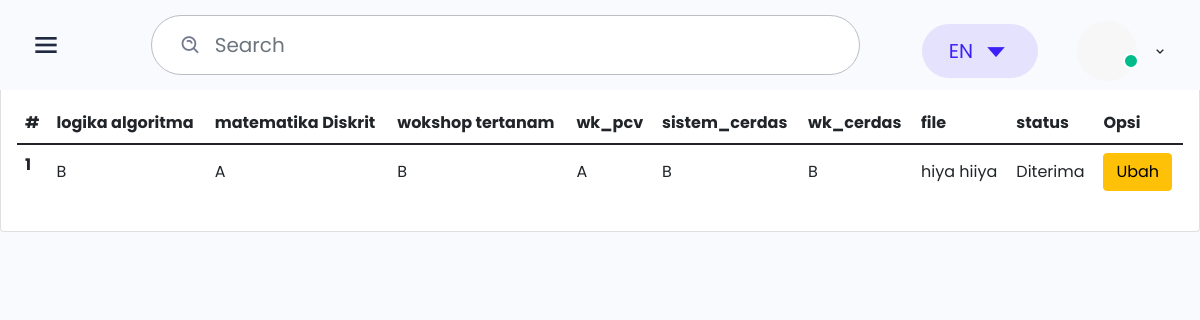
Page /id3/cek_status.php (signed in) on the earlier database version.
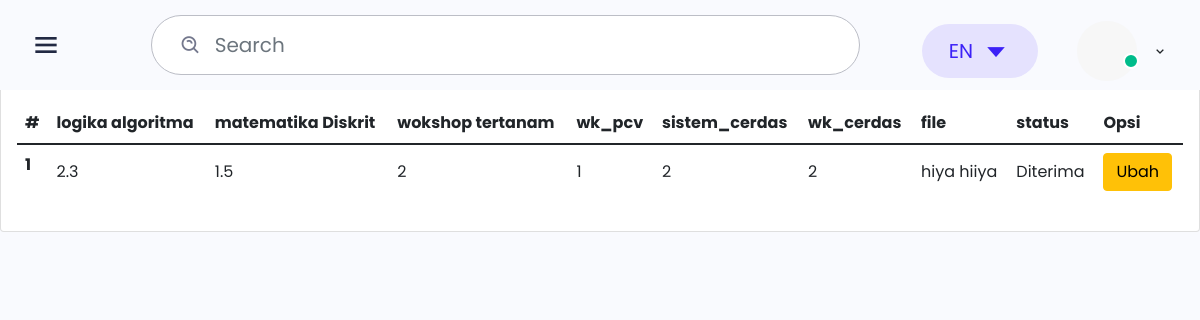
Same page on the later database version.
### tables this page shows
CREATE TABLE `mata_kuliah` (
  `id_matkul` int(11) NOT NULL,
  `logika_algoritma` float NOT NULL,
  `matematika_Diskrit` float NOT NULL,
  `wk_sistemtertanam` float NOT NULL,
  `wk_pcv` float NOT NULL,
  `sistem_cerdas` float NOT NULL,
  `wk_sistem_cerdas` float NOT NULL,
  `name` text NOT NULL,
  `file` varchar(50) NOT NULL,
  `id_status` int(3) NOT NULL DEFAULT '0',
  `id_nilai_skripsi` int(3) NOT NULL DEFAULT '0'
);

### id3/cek_status.php (the view, shortened to what the changed rows need)
<!DOCTYPE html>
<html lang="en">
<head>
    <link href='https://unpkg.com/boxicons@2.0.7/css/boxicons.min.css' rel='stylesheet'>
    <link rel="stylesheet" href="css/icons.min.css">
    <link rel="stylesheet" href="./css/bootstrap.min.css">
    <link rel="stylesheet" href="./css/grid.css">
    <link rel="stylesheet" href="./css/style.css">
    <link rel="stylesheet" href="./css/responsive.css">
    <link rel="stylesheet" href="./css/custom.css">
</head>
<body class="sidebar-expand">
                    <?php
                        include 'koneksi.php';
                        $username = $_SESSION['username'];
                        $sql   = "select * from mahasiswa where username = '$username' ";
                        $q     = mysqli_query($koneksi, $sql);
                        while ($r = mysqli_fetch_array($q)) {
                        $id_matkul2         = $r['id_matkul'];
}
                        ?>
    <div class="main">
<h1>Tegar karunia ilham</h1>
    <div class="card">
            <div class="card-body">
                <table class="table">
                    <thead>
                        <tr>
                            <th scope="col">#</th>
                            <th scope="col">logika algoritma</th>
                            <th scope="col">matematika Diskrit</th>
                            <th scope="col">wokshop tertanam</th>
                            <th scope="col">wk_pcv</th>
                            <th scope="col">sistem_cerdas</th>
                            <th scope="col">wk_cerdas</th>
                            <th scope="col">file</th>
                            <th scope="col">status</th>
                            <th scope="col">Opsi</th>
                        </tr>
                    </thead>
                    <tbody>
                        <?php
                        include 'koneksi.php';
                        $username = $_SESSION['username'];
                        $sql   = "select * from mahasiswa where username = '$username' ";
                        $q     = mysqli_query($koneksi, $sql);
                        while ($r = mysqli_fetch_array($q)) {
                        $id_matkul2         = $r['id_matkul'];
}
                        $sql2   = "select * from mata_kuliah WHERE id_matkul = $id_matkul2";
                        $q2     = mysqli_query($koneksi, $sql2);
                        $urut   = 1;
                        while ($r2 = mysqli_fetch_array($q2)) {
                            $logika_algoritma        = $r2['logika_algoritma'];
                            $matematika_Diskrit       = $r2['matematika_Diskrit'];
                            $wk_sistemtertanam     = $r2['wk_sistemtertanam'];
                            $wk_pcv   = $r2['wk_pcv'];
                            $sistem_cerdas     = $r2['sistem_cerdas'];
                            $wk_sistem_cerdas  = $r2['wk_sistem_cerdas'];
                            $file     = $r2['file'];
                        ?>
                            <tr>
                                <th scope="row"><?php echo $urut++ ?></th>
                                <td scope="row"><?php echo $logika_algoritma ?></td>
                                <td scope="row"><?php echo $matematika_Diskrit ?></td>
                                <td scope="row"><?php echo $wk_sistemtertanam ?></td>
                                <td scope="row"><?php echo $wk_pcv ?></td>
                                <td scope="row"><?php echo $sistem_cerdas ?></td>
                                <td scope="row"><?php echo $wk_sistem_cerdas ?></td>
                                <td scope="row"><?php echo $file ?></td>
                                <td scope="row">Diterima</td>
                                <td><a href="document_view.php?id_file=,?php echo$sb['id_file']?>" class="btn btn-warning" title="Ubah"style="box-shadow: 8px ">Ubah</a></td>
                            </tr>
                        <?php
                        }
                        ?>
                    </tbody>
                </table>
            </div>
        </div>
    </div>
</body>
</html>

Differences in the rows shown:
changed mata_kuliah "hiya hiiya": logika_algoritma "B" → "2.3"; matematika_Diskrit "A" → "1.5"; wk_sistemtertanam "B" → "2"; wk_pcv "A" → "1"; sistem_cerdas "B" → "2"; wk_sistem_cerdas "B" → "2"
